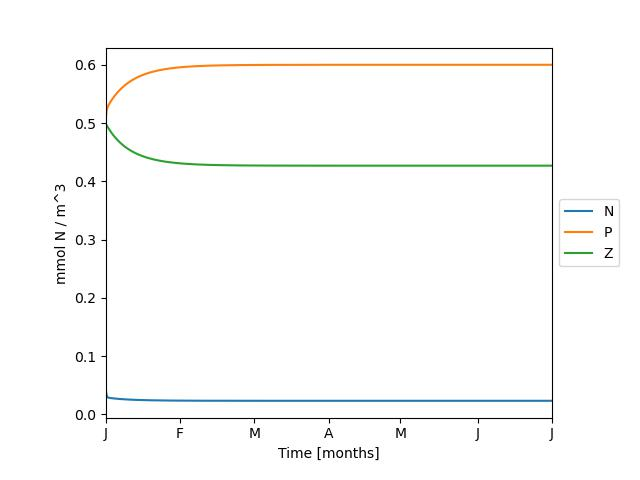

Python code for this plot:
import os
import sys
import numpy as np
import matplotlib.pyplot as plt

# SETUP_PATH = Path()
from setup.initialize import import_model
from functions.bgc_rate_eqns import bgc_rate_eqns

# ----------------------------------------------------------------------------------------------------
# GLOBE model simulation
# ----------------------------------------------------------------------------------------------------
# Import and initialize model
file = 'test_npz.yaml'
file_path = os.getcwd() + '/' + file
base_element, parameters, reactions, tracers = import_model(file_path)

# Begin simulation
for iter in range(0,parameters["simulation"]["iters"]-1):
    bgc_rate_eqns(iter, base_element, parameters, tracers)

fig, ax = plt.subplots()
x = [0,2592000,5184000,7776000,10268000,12960000,15552000]
marks = ['J','F','M','A','M','J','J']
ax.plot(parameters["simulation"]["time"],tracers["no3"].conc[0,:])
ax.plot(parameters["simulation"]["time"],tracers["phyto1"].conc[0,:])
ax.plot(parameters["simulation"]["time"],tracers["zoo1"].conc[0,:])
plt.ylabel("mmol N / m^3")
plt.xlabel('Time [months]')
plt.xlim([0,15552000])
plt.xticks(x,marks)

# Shrink current axis by 10%
box = ax.get_position()
ax.set_position([box.x0+0.04, box.y0+0.02, box.width * 0.9, box.height])

# Put a legend to the right of the current axis
ax.legend(loc='center left', bbox_to_anchor=(1, 0.5))
plt.legend(['N','P','Z'],loc='center left', bbox_to_anchor=(1, 0.5))

plt.savefig("test_npz.jpg")